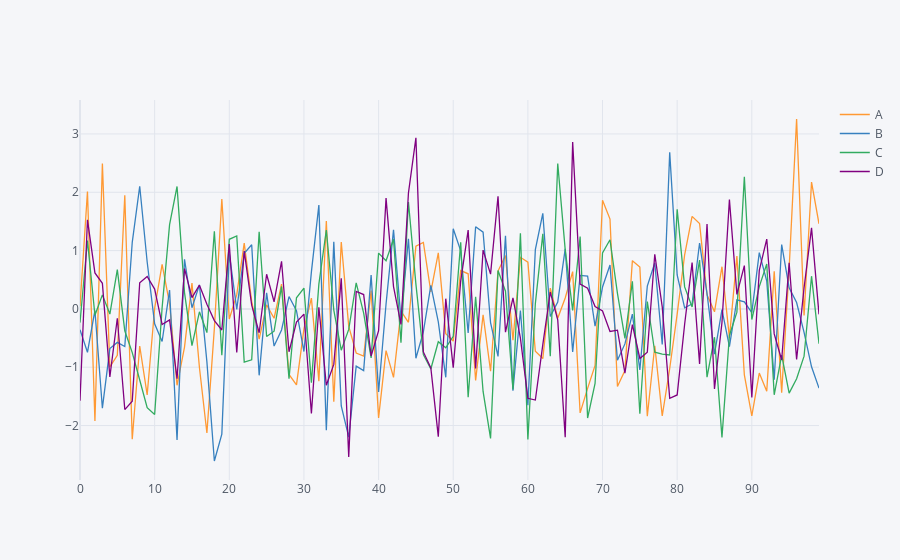

Notebook source saved alongside this figure:
### Markdown cell above
## IPlot

### Code cell
df.iplot()
